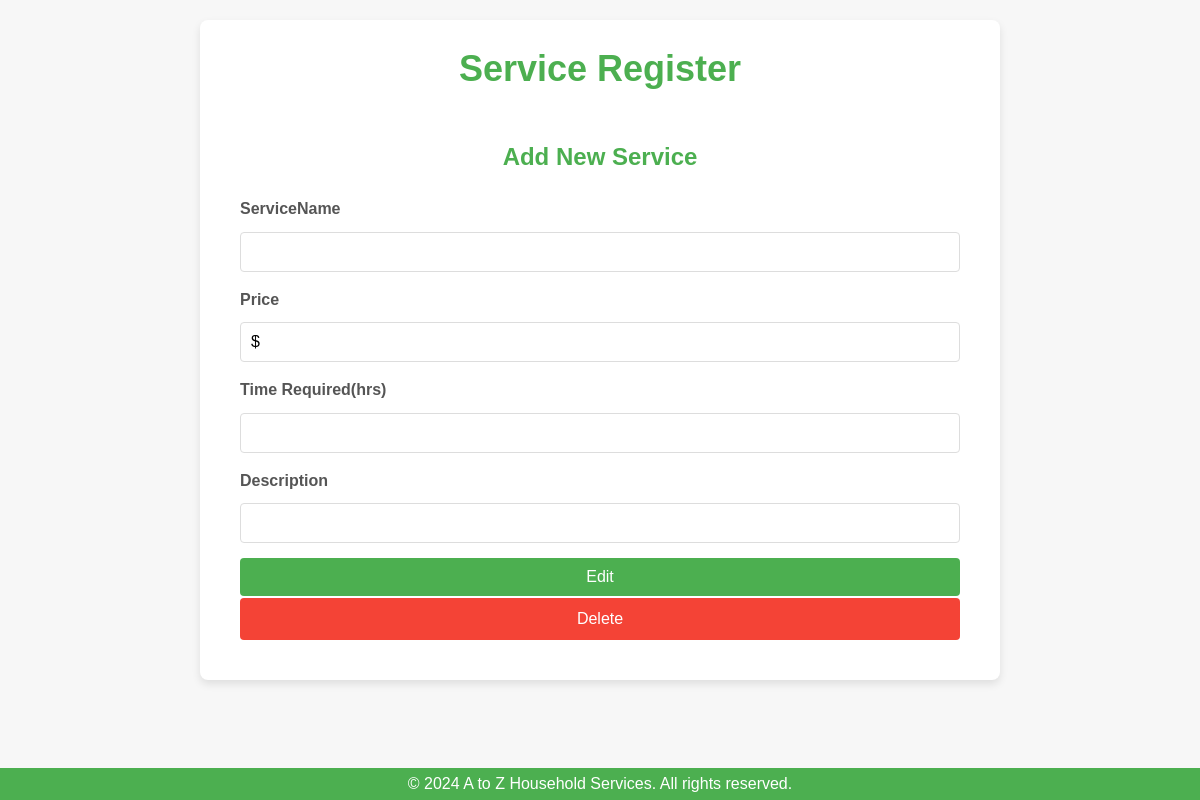
/admin/editservice/2, run on an earlier commit of the app's database.
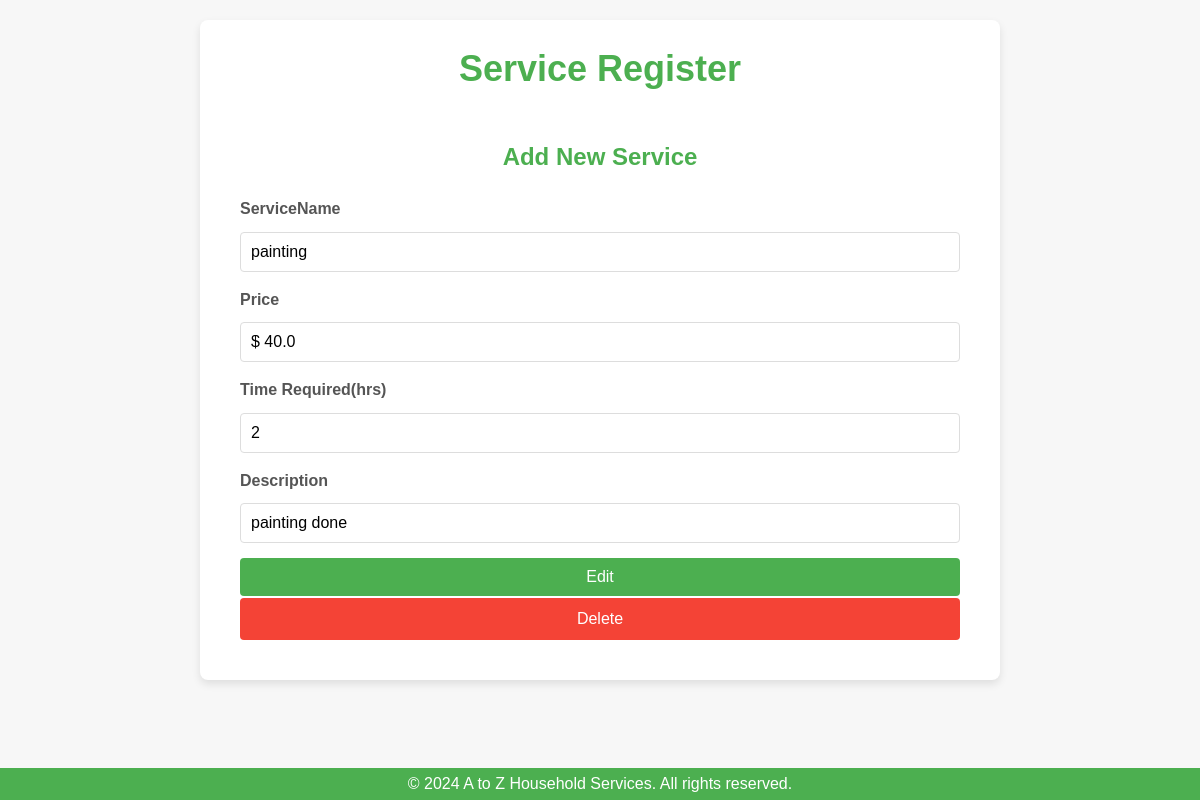
And on a later commit of the database.
### backend/models.py (models this page shows)
class Service(db.Model):
    __tablename__ = 'services'
    id = db.Column(db.Integer, primary_key=True)
    name = db.Column(db.String(120), nullable=False)
    price = db.Column(db.Float, nullable=False)
    time_required = db.Column(db.String(50), nullable=False)  # e.g., "2 hours"
    description = db.Column(db.Text, nullable=True)

### backend/controllers.py (the view, shortened to what this page needs)
@app.route("/admin/editservice/<id>", methods=['GET','POST'])
def admin_edit_service(id):
    service = get_service(id)
    return render_template("admin_edit_service.html",service=service)

### backend/controllers.py (called while the page is built)
def get_service(id):
    service = Service.query.filter_by(id=id).first()
    return service

### templates/admin_edit_service.html (shortened to what this page needs)
<!DOCTYPE html>
<html lang="en">
<head>
    <link rel="stylesheet" href="/static/forms.css">
</head>
<body>
    <div class="my-container">
        <div class="center">
            <h1>Service Register</h1>
        </div>
        <div class="my-panel">
            <div class="center">
                <h3>Add New Service</h3>
            </div>
            <form action="/admin/editservice/{{service.id}}" method="POST">
                <div class="input-form">
                    <div class="form-group">
                        <label for="service_name" class="form-label">ServiceName</label>
                        <input type="text" class="form-control" name="service_name" id="service_name" value="{{service.name}}">
                    </div>
                    <div class="form-group">
                        <label for="price" class="form-label">Price</label>
                        <input type="text" class="form-control" name="price" id="price" value="$ {{service.price}}">
                    </div>
                    <div class="form-group">
                        <label for="time_required" class="form-label">Time Required(hrs)</label>
                        <input type="text" class="form-control" name="time_required" id="time_required" value="{{service.time_required}}">
                    </div>
                    <div class="form-group">
                        <label for="description" class="form-label">Description</label>
                        <input type="text" class="form-control" name="description" id="description" value="{{service.description}}">
                    </div>
                    <div class="form-group">
                        <button type="submit" class="btn btn-primary">Edit</button>
                        <a class="btn btn-secondary" href="/admin/deleteservice/{{service.id}}">Delete</a>
                    </div>
                </div>
            </form>
        </div>
    </div>
    <footer>
        <p>&copy; 2024 A to Z Household Services. All rights reserved.</p>
    </footer>
</body>
</html>

What changed in the data, as far as the page shows it:
added Service: service_name "painting", price "$ 40.0", time_required "2", description "painting done"
Also different on the page:
form field price: "$" → (not shown)
